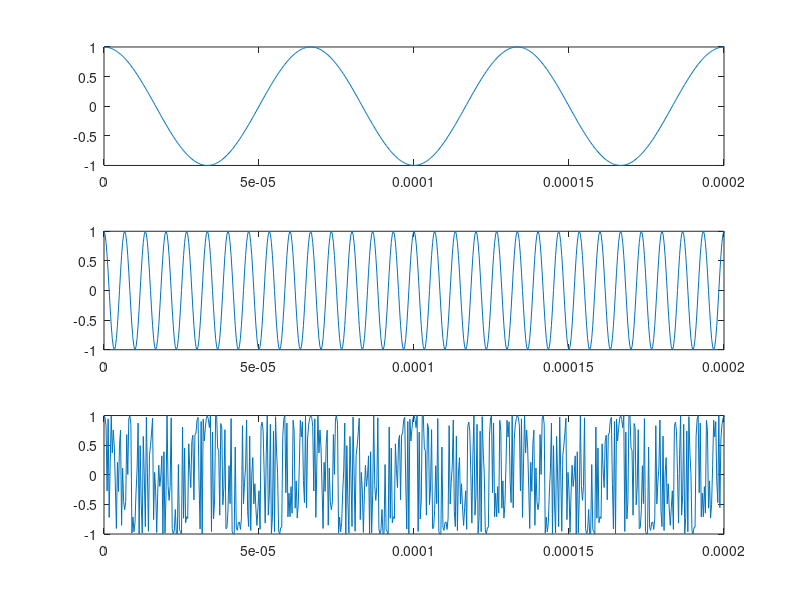
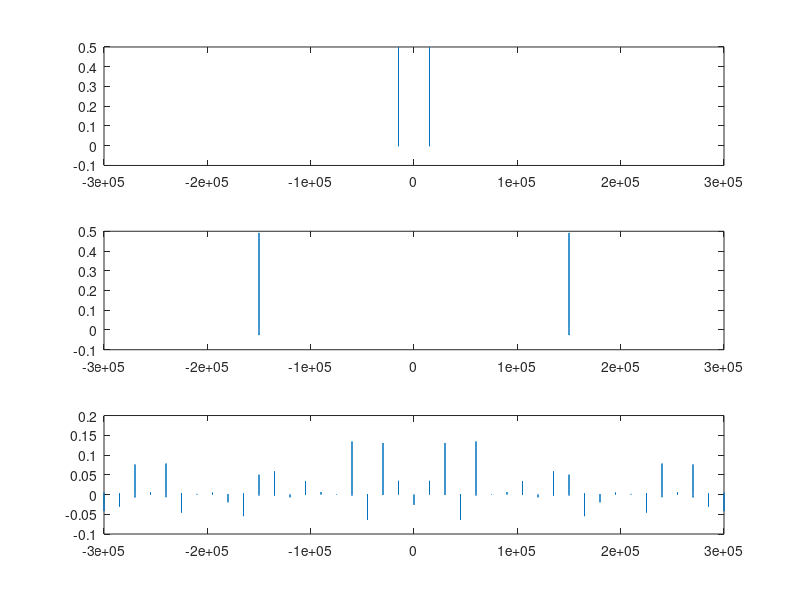
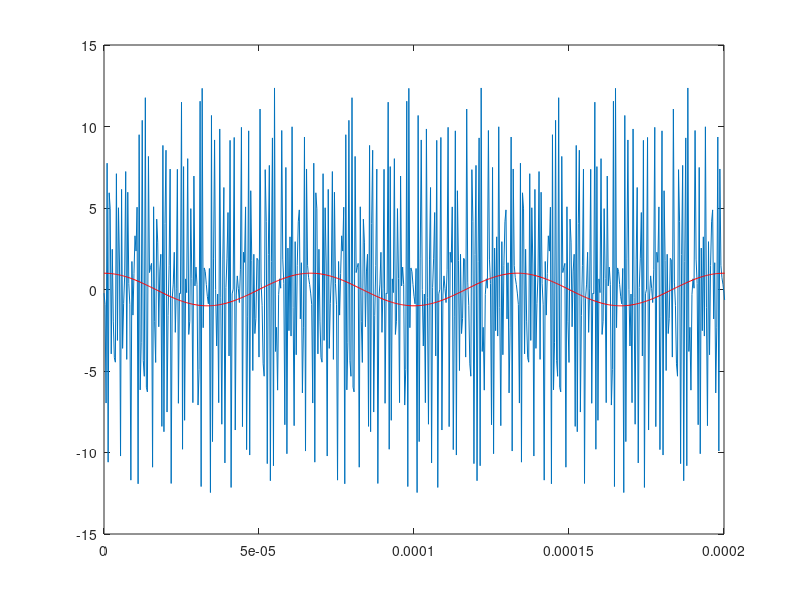

Write MATLAB code to recreate these figures, in order.
clear all;
close all;
clc;

Ac = 1;
Am = 1;

fm = 15e3;
fc = 150e3;
fs = 20.*fc;
kf = 75e3

df = 75e3

beta = 5;

Ts = 1/fs;
T = 1/fm;
t_final = 1;
t = [0:Ts:t_final];


passo_f = 1;
f = [ -fs/2:fs/2];

m_t = Am.*cos(2.*fm.*pi.*t);
c_t = Ac.*cos(2.*fc.*pi.*t);

s_t = Ac.*cos(2*pi*fc*t + 2*pi*kf*cumsum(m_t));

% derivada_FM = [diff(s_t) 0]*fs;
% s_t_demod = derivada_FM/(2*pi*kf)

figure(1)
subplot(311);
plot(t,m_t);
xlim([0 3*T]);

subplot(312);
plot(t,c_t);
xlim([0 3*T]);

subplot(313);
plot(t,s_t);
xlim([0 3*T]);

m_f = fftshift(fft(m_t)/length(m_t));
c_f = fftshift(fft(c_t)/length(c_t));
S_f = fftshift(fft(s_t)/length(s_t));

figure(2)
subplot(311);
plot(f,m_f);
xlim([-2*fc 2*fc]);

subplot(312);
plot(f,c_f);
xlim([-2*fc 2*fc]);

subplot(313);
plot(f,S_f);
xlim([-2*fc 2*fc]);

derivada_FM = [diff(s_t) 0]*fs;
y_t = derivada_FM/(2*pi*kf);

figure(3)
plot(t,y_t);
xlim([0 3*T]);
hold on;
plot(t,m_t,'r')
